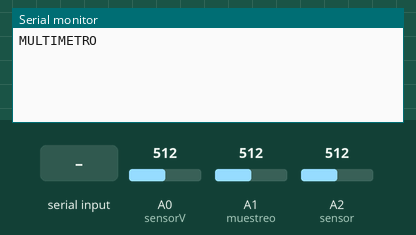
Recording of a sketch running on a simulated Arduino Uno, built with avr-gcc and run on an emulated ATmega328P. On the bench: the last lines printed to the serial monitor. The inputs (shaded band) are chosen by the test bench; at power-on: A0 (sensorV) = 512, A1 (muestreo) = 512, A2 (sensor) = 512.

Above: at 1.2 s.
1.3 s: "1" received over Serial
At 2.8 s:
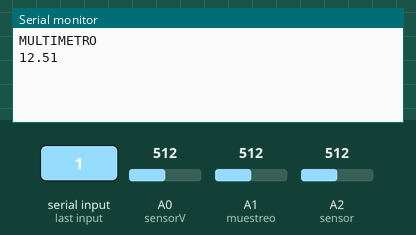
4.5 s: A0 (sensorV) set to 490
At 5.8 s:
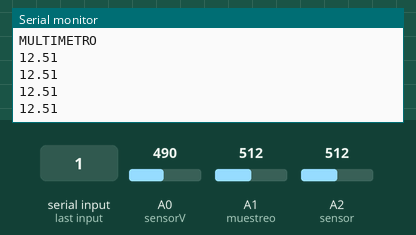
6.0 s: "2" received over Serial
At 7.4 s:
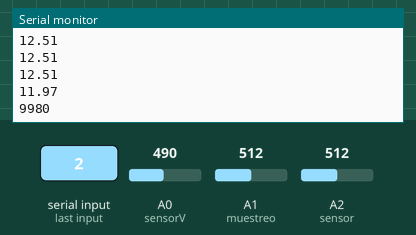
7.5 s: A1 (muestreo) set to 490
At 8.7 s:
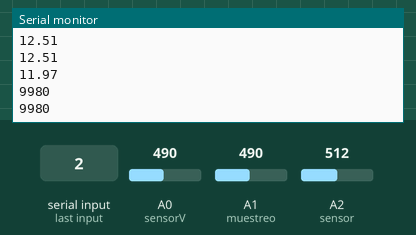
9.0 s: A1 (muestreo) set to 510
At 9.5 s:
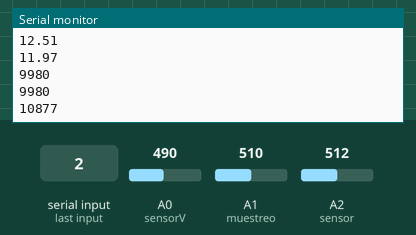
Timing chart, 0 to 11.5 s (numbered marks = the images above; inputs shaded):
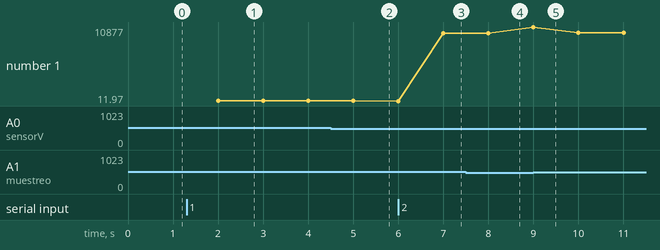

The sketch:

Multimetro.ino
```cpp
/*
  Fundación Kinal
  Centro Educativo Técnico Laboral Kinal
  Electrónica
  Grado: Quinto
  Sección: A
  Curso: Taller de Electrónica Digital y Reparación de Computadoras I
  Nombres: Edgar Leonel Ramírez Estrada
  Carnés: 2019410
  Proyecto: Multímetro
*/

//Directivas del preprocesador//
#define sensorV A0
#define muestreo A1

//Variables//
float Sensibilidad = 0.139; //sensibilidad en V/A para nuestro sensor
float offset = 0.100; // Equivale a la amplitud del ruido
int estado = 0;
unsigned int raw_sensor = 0;
float voltaje_sensado = 0;
float den;
float num;
float Vout;
int Vcc = 5;
int R2 = 10000;
int R1;

void setup() {
  Serial.begin(9600);
  pinMode(sensorV, INPUT);
  Serial.println("MULTIMETRO");
  pinMode(A1, INPUT);
}
void loop() {
  voltaje();
  resistencia();
  Corriente();
  float Ip = get_corriente(); //obtenemos la corriente pico
  float Irms = Ip * 0.707; //Intensidad RMS = Ipico/(2^1/2)
  if (Serial.available() > 0) {
    estado = Serial.read();
  }
  if (estado == '1') {
    Serial.println(voltaje_sensado);
  }
  if (estado == '2') {
    Serial.println(R1);
  }
  if (estado == '3') {
    Serial.println(Irms, 3);
  }
}

void voltaje() {
  raw_sensor = analogRead(sensorV);      //Leo el valor medido por el pin analogico
  voltaje_sensado = fmap(raw_sensor, 0, 1023, 0.0, 25.0); //Linealizo el valor leido y lo convierto
}

float fmap(float x, float in_min, float in_max, float out_min, float out_max)
{
  return (x - in_min) * (out_max - out_min) / (in_max - in_min) + out_min;
}

void resistencia() {
  Vout = analogRead(muestreo);
  Vout = ((5 * Vout) / 1023);
  if (Vout) {
    num = Vcc - Vout;
    den = Vout;
    R1 = (num / den) * R2;
  }
}
void Corriente() {
  float Ip = get_corriente(); //obtenemos la corriente pico
  float Irms = Ip * 0.707; //Intensidad RMS = Ipico/(2^1/2)
  float P = Irms * 220.0; // P=IV watts
}

float get_corriente()
{
  float voltajeSensor;
  float corriente = 0;
  long tiempo = millis();
  float Imax = 0;
  float Imin = 0;
  while (millis() - tiempo < 500) //realizamos mediciones durante 0.5 segundos
  {
    voltajeSensor = analogRead(A2) * (5.0 / 1023.0);//lectura del sensor
    corriente = 0.9 * corriente + 0.1 * ((voltajeSensor - 2.527) / Sensibilidad); //Ecuación  para obtener la corriente
    if (corriente > Imax)Imax = corriente;
    if (corriente < Imin)Imin = corriente;
  }
  return (((Imax - Imin) / 2) - offset);
}
```

Measured:
- after the input at 1.3 s, the serial monitor: prints a new line after 0.70 s (image 1)
- after the input at 6.0 s, the serial monitor: prints a new line after 1.0 s (image 3)
- plotted number 1: 12.51 → 9980 after the input at 6.0 s, 9980 → 10058 after the input at 9.0 s
